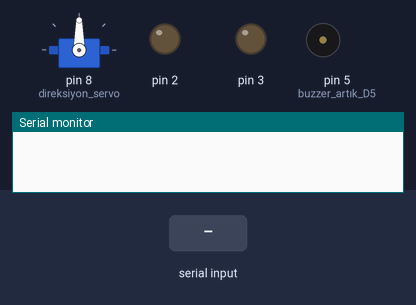
Bench run of a sketch on a simulated Arduino Uno, built with avr-gcc and run on an emulated ATmega328P. On the bench: servo, output pins drawn as LEDs (lit = HIGH), buzzer (waves = sounding, pin HIGH), the last lines printed to the serial monitor. The test bench sets the inputs (shaded band).

Above: at 1.2 s.
1.3 s: "F" received over the second serial link
At 2.0 s:
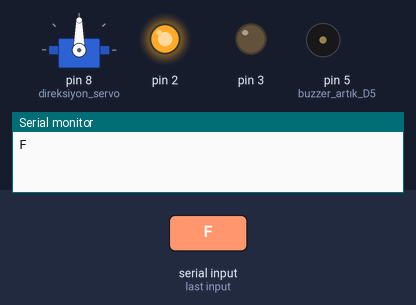
2.8 s: "B" received over the second serial link
At 3.1 s:
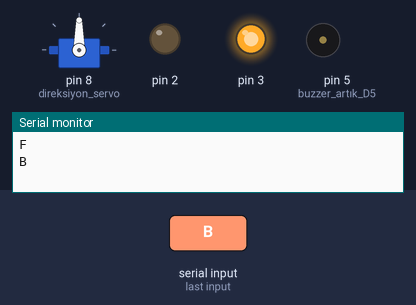
4.3 s: "R" received over the second serial link
At 5.4 s:
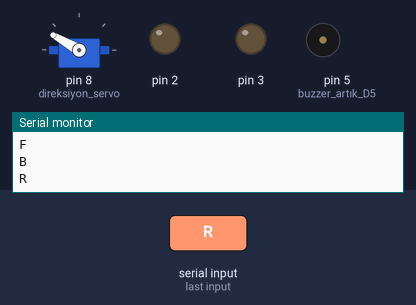
5.8 s: "L" received over the second serial link
At 6.6 s:
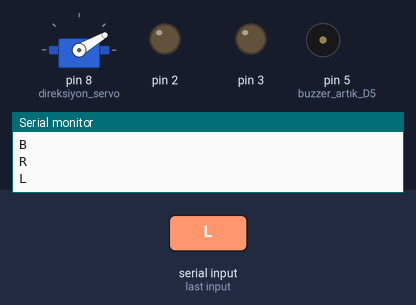
7.3 s: "G" received over the second serial link
At 7.7 s:
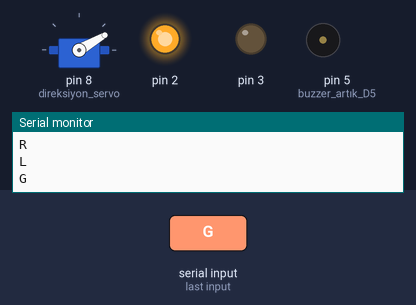
8.8 s: "H" received over the second serial link
At 10.1 s:
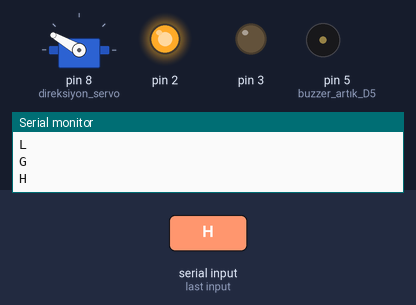
Timing chart, 0 to 11.3 s (numbered marks = the images above; inputs shaded):
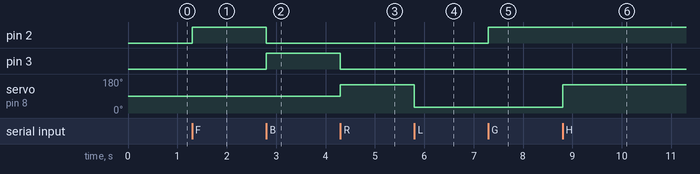

Measured:
- after the input at 1.3 s, pin 2: LOW → HIGH at once
- after the input at 2.8 s, pin 2: HIGH → LOW at once; pin 3: LOW → HIGH at once
- after the input at 4.3 s, pin 3: HIGH → LOW at once; servo on pin 8 (direksiyon_servo): 90° → 150° at once
- after the input at 5.8 s, servo on pin 8 (direksiyon_servo): 150° → 30° at once
- after the input at 7.3 s, pin 2: LOW → HIGH at once
- after the input at 8.8 s, servo on pin 8 (direksiyon_servo): 30° → 150° at once

The sketch:

Mini_Arac.ino.ino
```cpp
#include <SoftwareSerial.h>
#include <Servo.h>

SoftwareSerial bt_iletisim(7, 6); // RX, TX
Servo direksiyon_servo;

char data = 0;

void setup() {
  Serial.begin(9600);
  bt_iletisim.begin(9600);

  pinMode(2, OUTPUT);
  pinMode(3, OUTPUT);
  pinMode(5, OUTPUT); // buzzer artık D5'te
  digitalWrite(5, LOW);

  direksiyon_servo.attach(8);
  direksiyon_servo.write(90);
}

void loop() {
  if (bt_iletisim.available()) {
    data = bt_iletisim.read();
    Serial.println(data);

    if (data == 'F') {
      digitalWrite(2, HIGH);
      digitalWrite(3, LOW);
      direksiyon_servo.write(90);
    }
    else if (data == 'B') {
      digitalWrite(2, LOW);
      digitalWrite(3, HIGH);
      direksiyon_servo.write(90);
    }
    else if (data == 'S') {
      digitalWrite(2, LOW);
      digitalWrite(3, LOW);
      direksiyon_servo.write(90);
    }
    else if (data == 'R') {
      direksiyon_servo.write(150);
      digitalWrite(2, LOW);
      digitalWrite(3, LOW);
    }
    else if (data == 'L') {
      direksiyon_servo.write(30);
      digitalWrite(2, LOW);
      digitalWrite(3, LOW);
    }
    else if (data == 'G') {
      direksiyon_servo.write(30);
      digitalWrite(2, HIGH);
      digitalWrite(3, LOW);
    }
    else if (data == 'H') {
      direksiyon_servo.write(150);
      digitalWrite(2, HIGH);
      digitalWrite(3, LOW);
    }
    else if (data == 'I') {
      direksiyon_servo.write(30);
      digitalWrite(2, LOW);
      digitalWrite(3, HIGH);
    }
    else if (data == 'J') {
      direksiyon_servo.write(150);
      digitalWrite(2, LOW);
      digitalWrite(3, HIGH);
    }
    else if (data == 'Y') {
      tone(5, 1000);  // buzzer artık D5'te
      delay(1000);
      noTone(5);
      data = 0;
    }
  }
}
```
